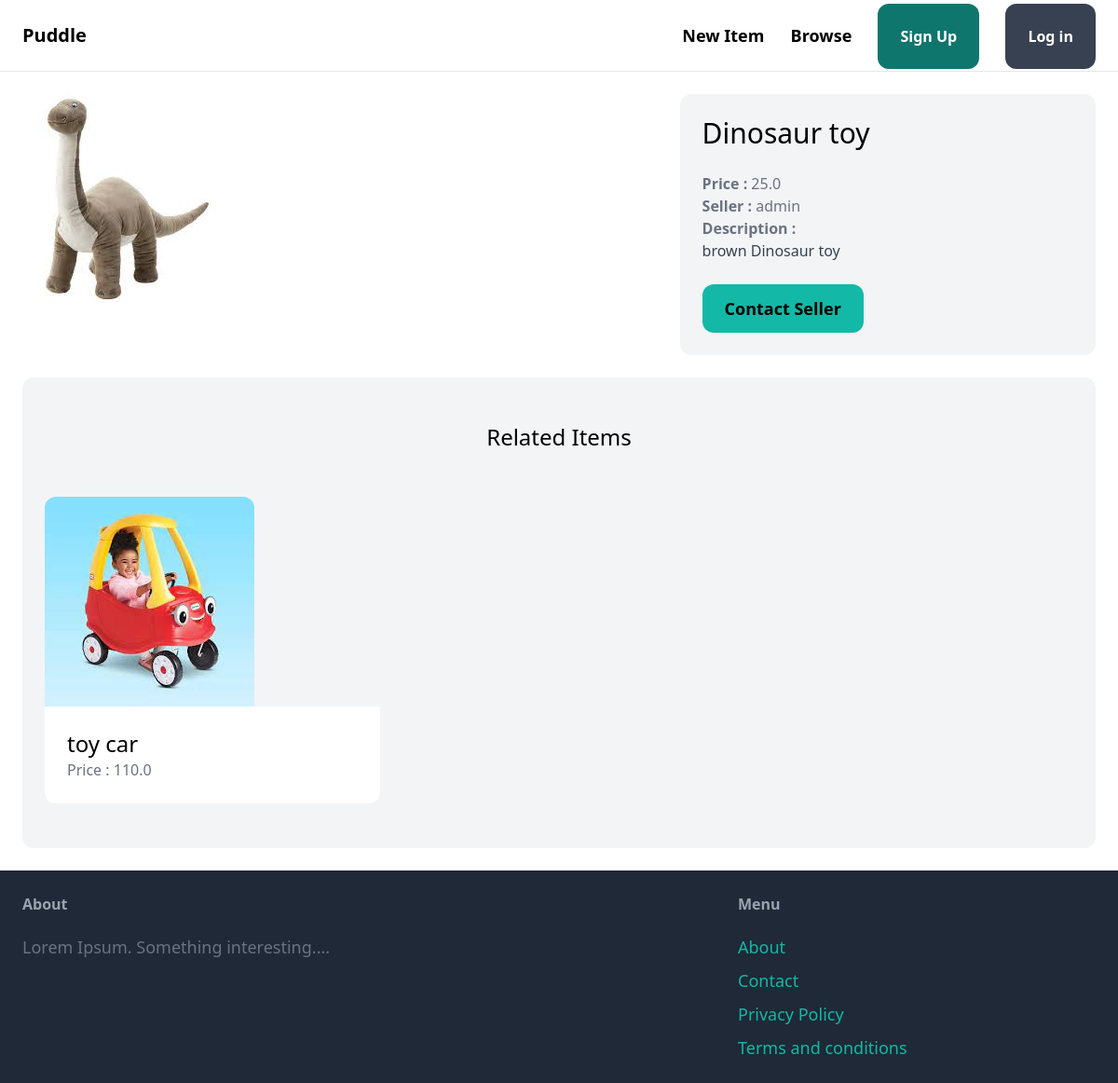
/items/5, run on an earlier commit of the app's database.
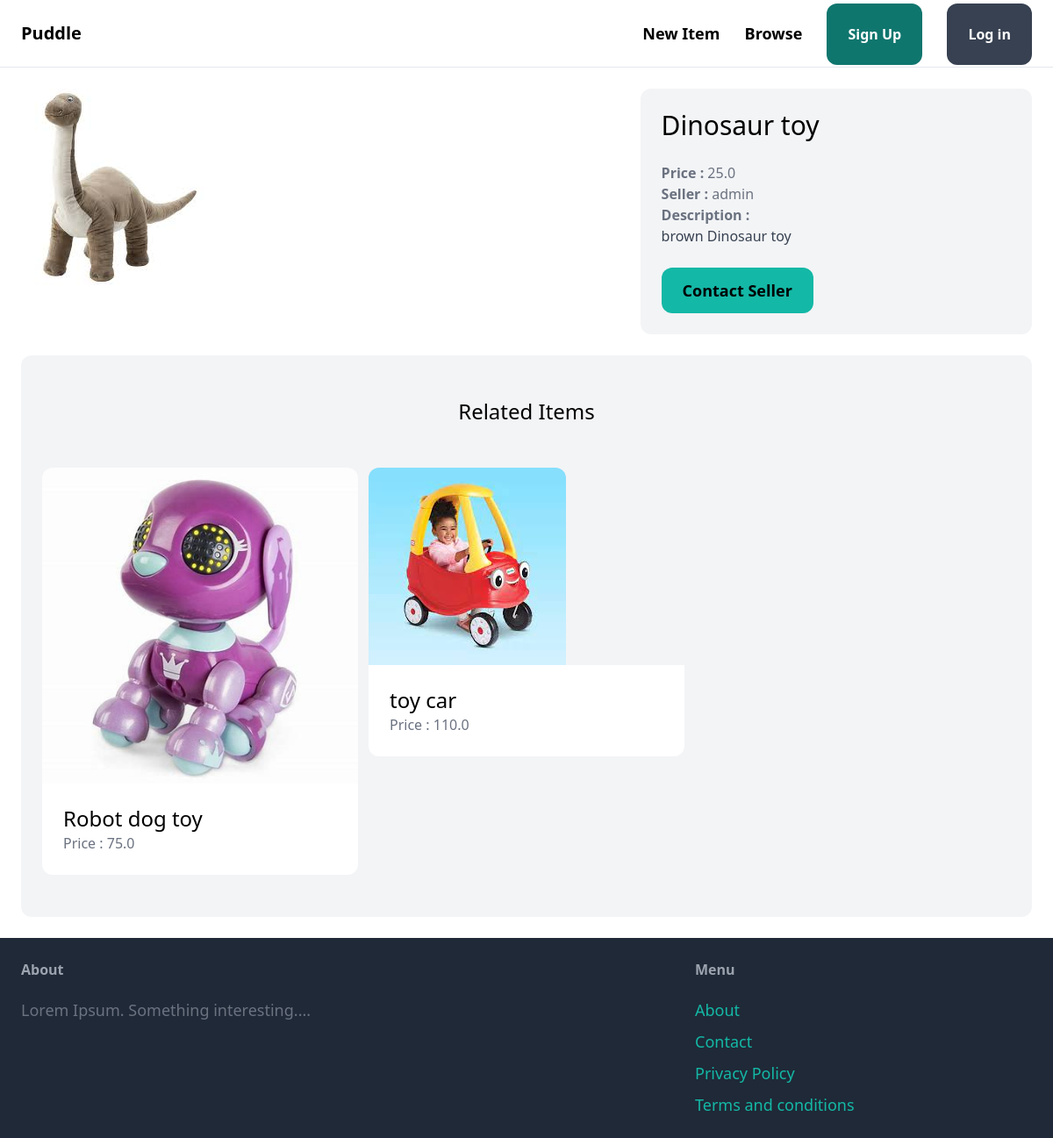
And on a later commit of the database.
### item/models.py (models this page shows, shortened)
class Item(models.Model):
    category = models.ForeignKey(Category, related_name='items', on_delete=models.CASCADE)
    name = models.CharField(max_length=255)
    description = models.TextField(blank=True, null= True)
    price = models.FloatField()
    image =models.ImageField(upload_to='item_images', null=True, blank=True)
    is_sold = models.BooleanField(default=False)
    created_at = models.DateTimeField(auto_now_add=True)
    created_by = models.ForeignKey(User, related_name='items', on_delete=models.CASCADE)
    class Meta:
        ordering = ('name',)

### item/views.py (the view)
# urls.py: path('<int:pk>', views.detail, name='detail'),
def detail(request, pk):
    item = get_object_or_404(Item, pk=pk)
    related_items = Item.objects.filter(
        category=item.category, is_sold=False).exclude(pk=pk)[0:3]
    context = {
        'item': item,
        'related_items': related_items,
    }
    return render(request, 'item/detail.html', context)

### item/templates/item/detail.html (shortened to what this page needs)
{% extends 'core/base.html' %}
{% block content %}
<div class="grid grid-cols-5 gap-6">
    <div class="col-span-3">
        <img src="{{item.image.url}}" alt="some_image" class="rounded-xl">
    </div>
    <div class="col-span-2 p-6  bg-gray-100 rounded-xl">
        <h1 class="mb-6 text-3xl">{{item.name}}</h1>
        <p class="text-gray-500"><strong>Price : </strong>{{item.price}}</p>
        <p class="text-gray-500"><strong>Seller : </strong>{{item.created_by.username}}</p>
        {% if item.description %}
        <p class="text-gray-700">
            <strong class="text-gray-500">Description : </strong><br>
            {{item.description}}
        </p>
        {% endif %}
        {% if request.user == item.created_by %}
        <div class="mt-6 p-6 bg-white rounded-xl">
            <p>This is your Item!!</p>
            <a href="{% url 'item:edit' pk=item.id %}"
                class="inline-block mt-6 px-6 py-3 text-lg font-semibold bg-teal-500 text-white rounded-xl">Edit</a>
            <a href="{% url 'item:delete' pk=item.id %}"
                class="inline-block mt-6 px-6 py-3 text-lg font-semibold bg-red-500 text-white rounded-xl">Delete</a>
        </div>
        {% else %}
        <a href="#"
            class="inline-block mt-6 px-6 py-3  text-lg font-semibold rounded-xl bg-teal-500 hover:bg-teal-700">Contact
            Seller</a>
        {% endif %}
    </div>
</div>
<div class="mt-6 px-6 py-12 bg-gray-100 rounded-xl">
    <h2 class="mb-12 text-2xl text-center">Related Items</h2>
    <div class="grid grid-cols-3 gap-3">
        {% for item in related_items %}
        <div>
            <a href="{% url 'item:detail' pk=item.id %}">
                <div>
                    <img src="{{item.image.url}}" class="rounded-t-xl" alt="some image">
                </div>
                <div class="p-6 bg-white rounded-b-xl">
                    <h2 class="text-2xl">{{item.name}}</h2>
                    <p class="text-gray-500">Price : {{item.price}}</p>
                </div>
            </a>
        </div>
        {% endfor %}
    </div>
</div>
{% endblock %}

What changed in the data, as far as the page shows it:
added Item: image (picture), name "Robot dog toy", price "75.0"
